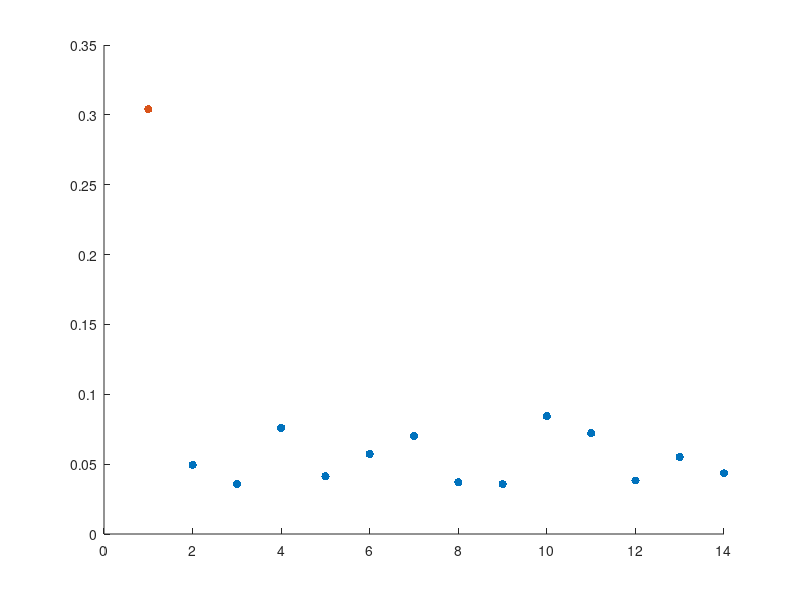

This chart was generated by the following MATLAB code:
close all
clear all

%X = linspace(1,31,31)
Y = [20.2;3;6.4;11.6;8.2;2.2;11.2;5.2;6.2;0.2;1.0;4.8;2.4;3.8;11;9.2;3.2;11.8;0.2;0.2;4.8;0.2;1;8.8;2.6;9.4;6.6;5.6;0.2;0.2;15.6]
X = linspace(1,14,14);
Y = Y(1:14);

n = 1
%X = [1,2,3,4]
%Y = [10,3,4,5]
scatter(X,Y)

%calculating accumulated proximity
prox = []
for i=1:length(Y)
    pi = 0
    for j=1:length(Y)
        pi = pi + abs(Y(j) - Y(i));
    end
    prox= [prox; pi]
end
    
%calculating the vanila eccentricity
eccentr = []
for i=1:length(prox)
    eccentr = [eccentr;2*prox(i)/(sum(prox))]
end

%calculating the normalized eccentricity
sigma_square = std(Y,1)^2;
eccentr = []
for i=1:length(prox)
    eccentr = [eccentr;(((Y(i)-mean(Y))^2)/(2*length(Y)*sigma_square)+(1/2/length(Y)))]
end

%Check anomaly
gap = n/length(Y)
sorted = sort(eccentr,'descend')
anomaly = []
for i=1:(length(Y)-1)
    if (eccentr(i) -eccentr(i+1)) > gap
        for j=1:i
            anomaly = [anomaly;[i,eccentr(i)]]
        end
    end
end

figure(1)
scatter(X,eccentr,'filled')
hold on
scatter(anomaly(:,1),anomaly(:,2),'filled')
